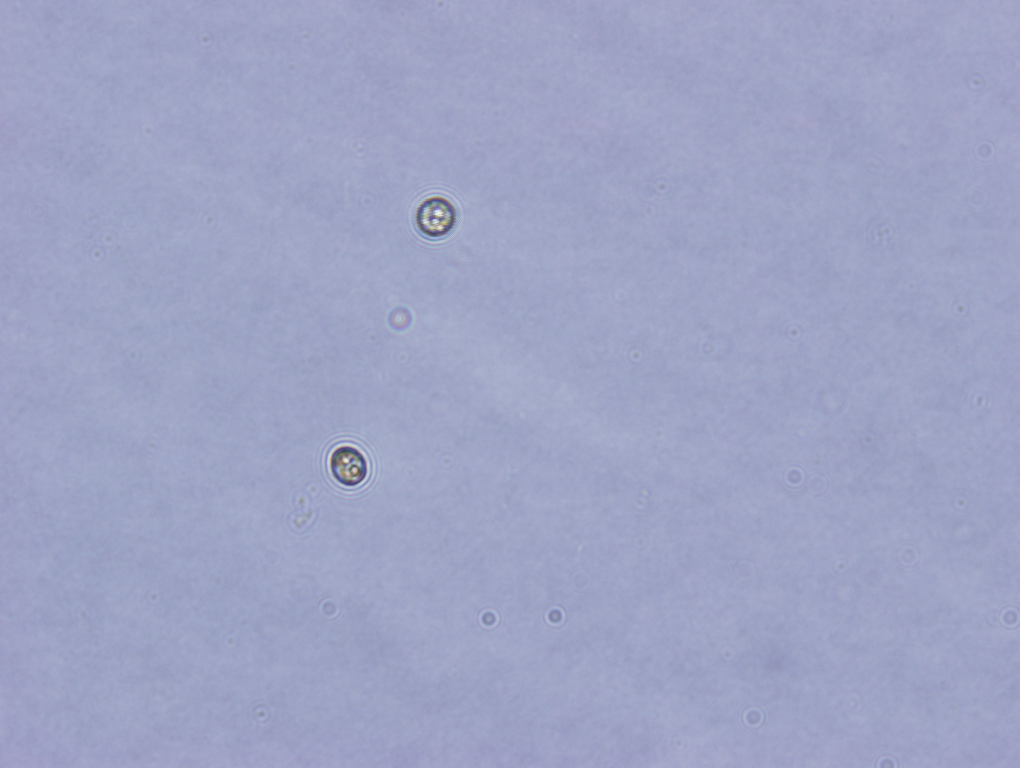
%> input picture DATA/MicroscopicImages/multiple/01-m.jpg, 2040 x 1536 px (shown at 1/2 size)
$ octave --eval "result = kittlerMet(imread('../DATA/MicroscopicImages/multiple/01-m.jpg'));"   (GNU Octave 9; MATLAB toolbox functions it lacks are replaced by stand-ins)
%> lines starting %> are read from the running program, lines starting %| are printed output that depends on the picture; in (x1, y1, x2, y2) boxes, pixels count from 0 and x2, y2 are one past the last pixel; in counts of white or black regions, pixels touching at a corner belong together; the program's own positions count from 1
function imagBW = kittlerMet(imag)
% KITTLERMET binarizes a gray scale image 'imag' into a binary image
% Input:
%   imag: the gray scale image, with black foreground(0), and white
%   background(255).
% Output:
%   imagBW: the binary image of the gray scale image 'imag', with kittler's
%   minimum error thresholding algorithm.

% Reference:
%   J. Kittler and J. Illingworth. Minimum Error Thresholding. Pattern
%   Recognition. 1986. 19(1):41-47

MAXD = 100000;
imag = imag(:,:,1);
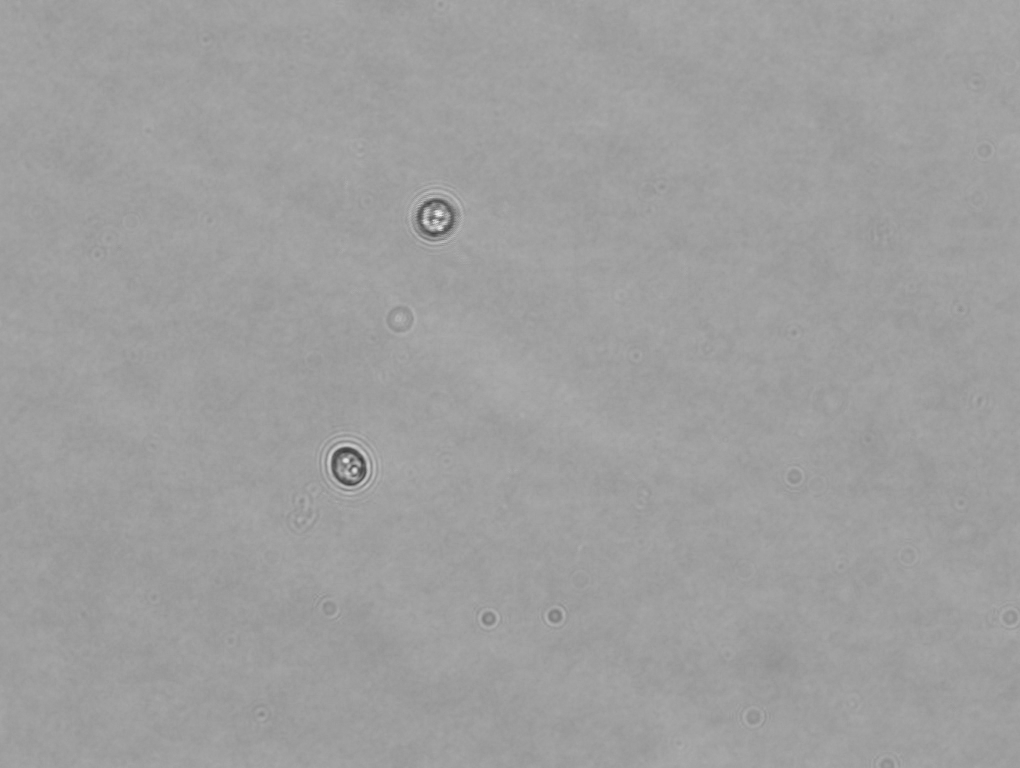
%> imag: size 1536x2040 uint8 (shown at 1/2 size); min 54, max 255, mean 158.3
[counts, x] = imhist(imag);  % counts are the histogram. x is the intensity level.
%> counts = 256 values, max 436175 at index 160, min 0 at index 1, mean 12240; x = 256 values from 0 to 255
GradeI = length(x);   % the resolusion of the intensity. i.e. 256 for uint8.
%> GradeI = 256
J_t = zeros(GradeI, 1);  % criterion function
prob = counts ./ sum(counts);  % Probability distribution
%> prob = 256 values, max 0.139 at index 160, min 0 at index 1, mean 0.00391
meanT = x' * prob;  % Total mean level of the picture
%> meanT = 158.3
% Initialization
w0 = prob(1);   % Probability of the first class
%> w0 = 0
miuK = 0;   % First-order cumulative moments of the histogram up to the kth level.
J_t(1) = MAXD;
n = GradeI-1;
%> n = 255
for i = 1 : n
    w0 = w0 + prob(i+1);
    miuK = miuK + i * prob(i+1);  % first-order cumulative moment
    if (w0 == 0) || (w0 == 1)
        J_t(i+1) = MAXD;    % T = i
    else
        miu1 = miuK / w0;
        miu2 = (meanT-miuK) / (1-w0);
        var1 = (((0 : i)'-miu1).^2)' * prob(1 : i+1);
        var1 = var1 / w0;  % variance
        var2 = (((i+1 : n)'-miu2).^2)' * prob(i+2 : n+1);
        var2 = var2 / (1-w0);
        if var1 > 0 && var2 > 0   % in case of var1=0 or var2 =0
            J_t(i+1) = 1+w0 * log(var1)+(1-w0) * log(var2)-2*w0*log(w0)-2*(1-w0)*log(1-w0);
        else
            J_t(i+1) = MAXD;
        end
    end
end
%> this loop made 255 passes
%> (w0, miuK, miu1, var1, var2) on passes 54 to 60: (3.19e-07, 1.72e-05, 54, 0, 16.84), (3.19e-07, 1.72e-05, 54, 0, 16.84), (6.38e-07, 3.51e-05, 55, 1, 16.84), (1.6e-06, 8.97e-05, 56.2, 1.36, 16.83), (4.47e-06, 0.000256, 57.36, 1.23, 16.8), (5.74e-06, 0.000332, 57.72, 1.42, 16.79), (9.26e-06, 0.000542, 58.59, 2.1, 16.75)
%> (w0, miuK) on passes 1 to 6: (0, 0), (0, 0), (0, 0), (0, 0), (0, 0), (0, 0)
%> after the loop, J_t = 256 values, max 100000 at index 1, min 3.35 at index 146, mean 22268.5; miu1 = 158.3; miu2 = 0; miuK = 158.3; var1 = 16.85; var2 = 0; w0 = 1
minJ = min(J_t);
%> minJ = 3.35
index = find(J_t == minJ);
%> index = 146
th = mean(index);
%> th = 146
th = (th-1)/n;
%> th = 0.569
imagBW = im2bw(imag, th);
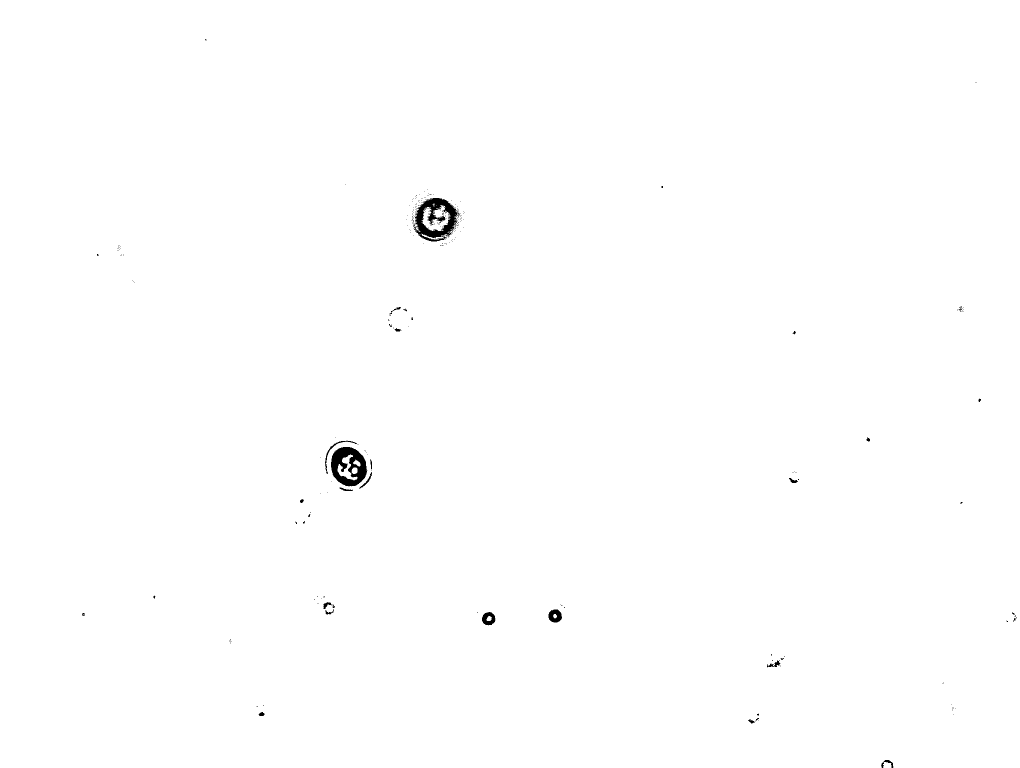
%> imagBW: size 1536x2040 logical (shown at 1/2 size); 99.7% white; 286 black regions (262 under 20 px), largest, box (x1, y1, x2, y2) and area: (826, 396, 921, 483) 3858, (662, 894, 735, 973) 3420, (1097, 1219, 1124, 1245) 508

$ run again, on DATA/MicroscopicImages/multiple/02-m.jpg
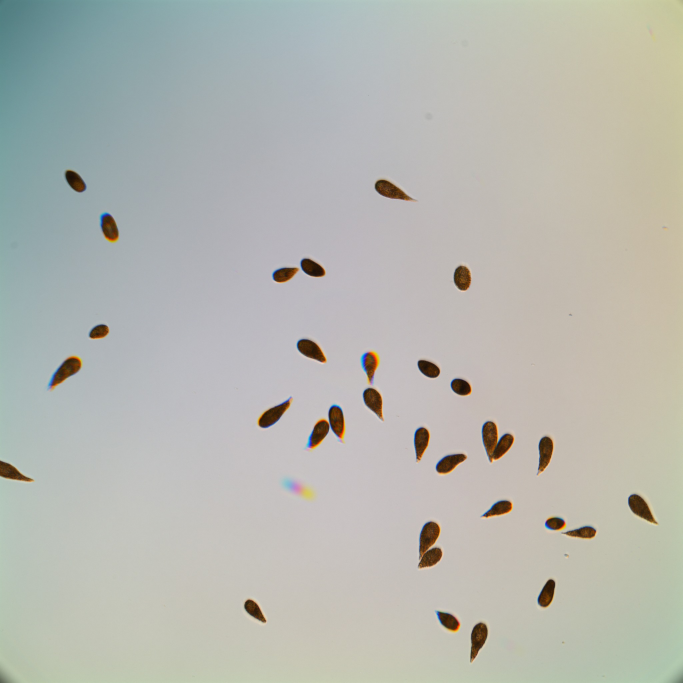
%> input picture DATA/MicroscopicImages/multiple/02-m.jpg, 2048 x 2048 px (shown at 1/3 size)
%> in kittlerMet, `imag = imag(:,:,1);`:
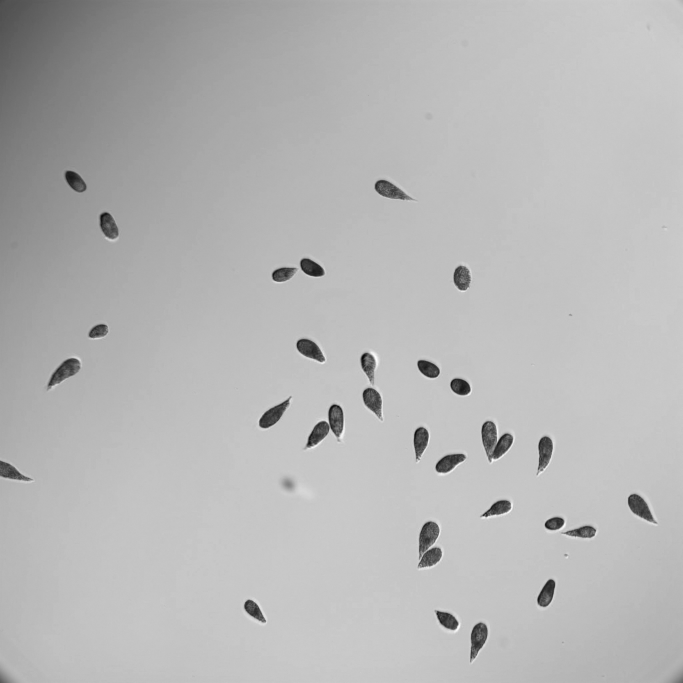
%> imag: size 2048x2048 uint8 (shown at 1/3 size); min 0, max 255, mean 182.4
%> counts = 256 values, max 328967 at index 199, min 2 at index 2, mean 16384; x = 256 values from 0 to 255
%> prob = 256 values, max 0.0784 at index 199, min 4.77e-07 at index 2, mean 0.00391
%> meanT = 182.4
%> in kittlerMet, `w0 = prob(1);`: w0 = 2.15e-06
%> the loop in kittlerMet, `for i = 1 : n` made 255 passes
%> (w0, miuK, miu1, miu2, var1, var2) on passes 1 to 8: (2.62e-06, 4.77e-07, 0.182, 182.4, 0.149, 636.8), (3.1e-06, 1.43e-06, 0.462, 182.4, 0.556, 636.8), (3.58e-06, 2.86e-06, 0.8, 182.4, 1.23, 636.8), (6.2e-06, 1.34e-05, 2.15, 182.4, 3.21, 636.7), (8.11e-06, 2.29e-05, 2.82, 182.4, 3.91, 636.7), (1.12e-05, 4.15e-05, 3.7, 182.4, 4.85, 636.6), (1.29e-05, 5.32e-05, 4.13, 182.4, 5.45, 636.5), (1.57e-05, 7.61e-05, 4.83, 182.4, 6.68, 636.4)
%> after the loop in kittlerMet, `for i = 1 : n`: J_t = 256 values, max 100000 at index 1, min 6.51 at index 176, mean 1179; miu1 = 182.4; miu2 = 255; miuK = 182.4; var1 = 636.9; var2 = 0; w0 = 1
%> minJ = 6.51
%> index = 176
%> in kittlerMet, `th = (th-1)/n;`: th = 0.686
%> in kittlerMet, `imagBW = im2bw(imag, th);`:
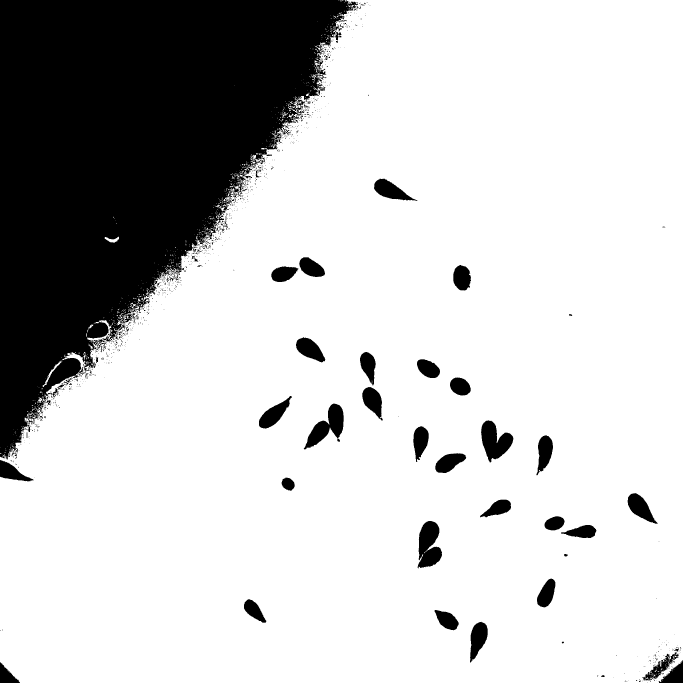
%> imagBW: size 2048x2048 logical (shown at 1/3 size); 78.4% white; 1116 black regions (1024 under 20 px), largest, box (x1, y1, x2, y2) and area: (0, 0, 1074, 1378) 802165, (1253, 1563, 1326, 1705) 7212, (911, 1211, 1031, 1348) 7050

$ run again, on DATA/MicroscopicImages/multiple/03-m.jpg
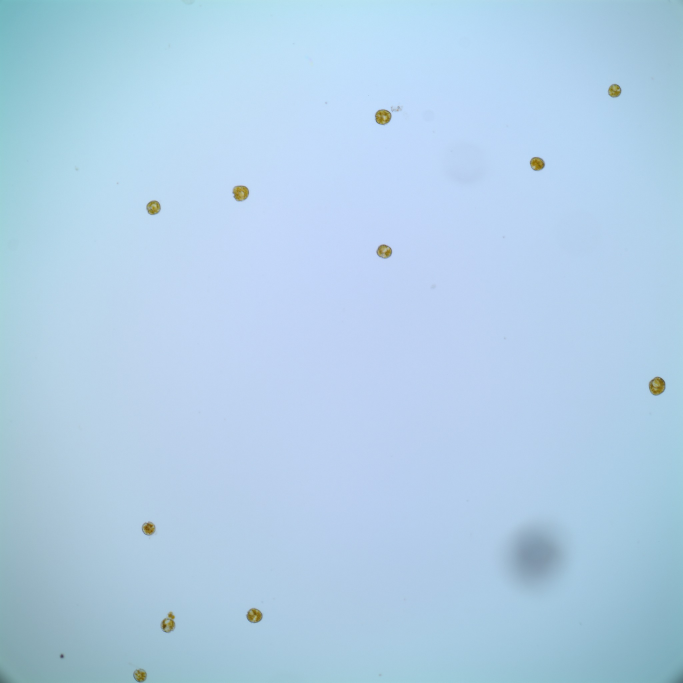
%> input picture DATA/MicroscopicImages/multiple/03-m.jpg, 2048 x 2048 px (shown at 1/3 size)
%> in kittlerMet, `imag = imag(:,:,1);`:
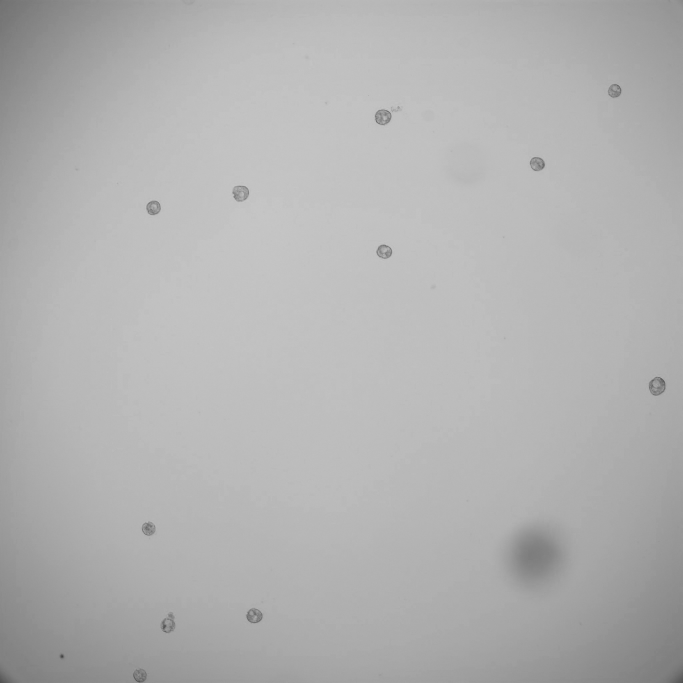
%> imag: size 2048x2048 uint8 (shown at 1/3 size); min 62, max 204, mean 177.8
%> counts = 256 values, max 185781 at index 190, min 0 at index 1, mean 16384; x = 256 values from 0 to 255
%> prob = 256 values, max 0.0443 at index 190, min 0 at index 1, mean 0.00391
%> meanT = 177.8
%> in kittlerMet, `w0 = prob(1);`: w0 = 0
%> after the loop in kittlerMet, `for i = 1 : n`: J_t = 256 values, max 100000 at index 1, min 6.21 at index 167, mean 45706.6; miu1 = 177.8; miu2 = 204; miuK = 177.8; var1 = 219.3; var2 = 0; w0 = 1
%> minJ = 6.21
%> index = 167
%> in kittlerMet, `th = (th-1)/n;`: th = 0.651
%> in kittlerMet, `imagBW = im2bw(imag, th);`:
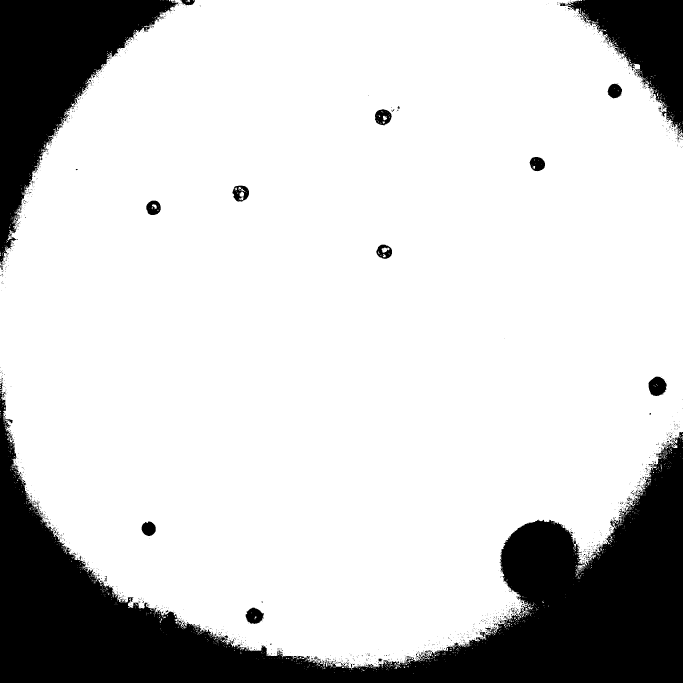
%> imagBW: size 2048x2048 logical (shown at 1/3 size); 80.8% white; 1476 black regions (1414 under 20 px), largest, box (x1, y1, x2, y2) and area: (0, 1168, 2048, 2048) 563644, (0, 0, 535, 794) 158600, (1680, 0, 2048, 408) 63165

$ run again, on DATA/MicroscopicImages/multiple/04-m.jpg
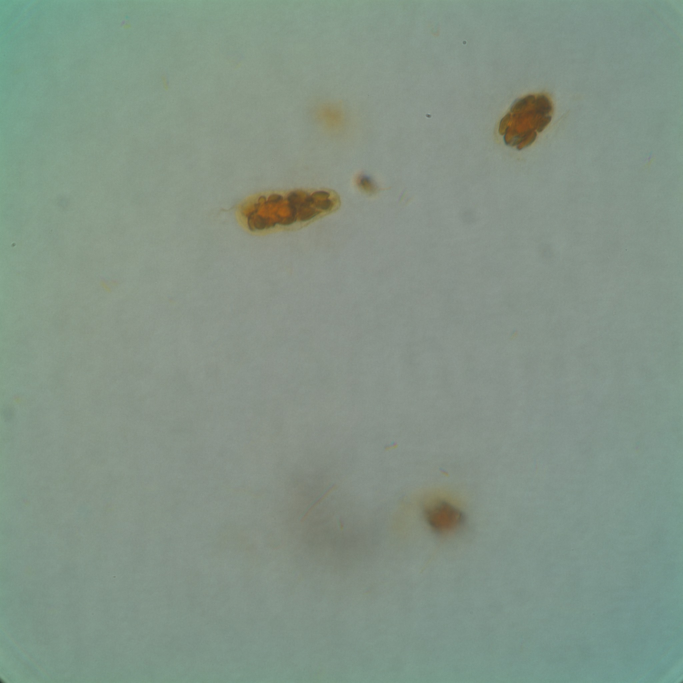
%> input picture DATA/MicroscopicImages/multiple/04-m.jpg, 2048 x 2048 px (shown at 1/3 size)
%> in kittlerMet, `imag = imag(:,:,1);`:
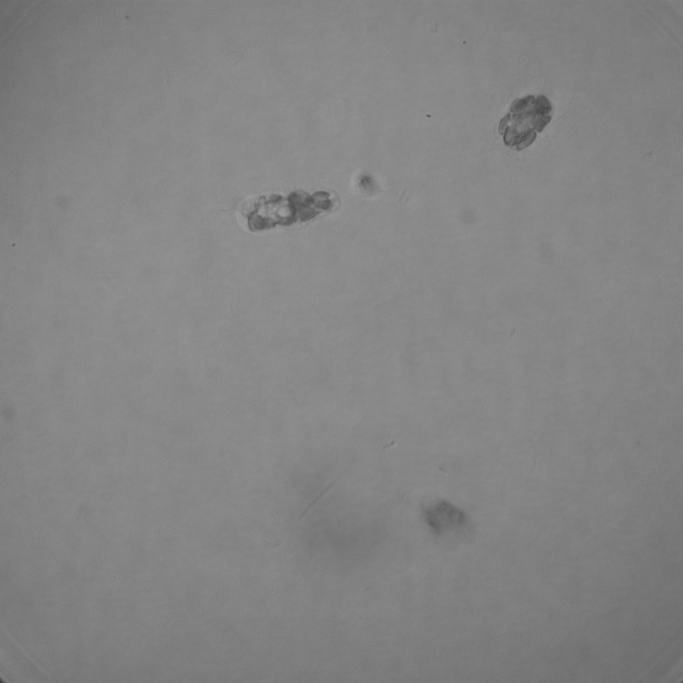
%> imag: size 2048x2048 uint8 (shown at 1/3 size); min 35, max 159, mean 131.9
%> counts = 256 values, max 307213 at index 137, min 0 at index 1, mean 16384; x = 256 values from 0 to 255
%> prob = 256 values, max 0.0732 at index 137, min 0 at index 1, mean 0.00391
%> meanT = 131.9
%> in kittlerMet, `w0 = prob(1);`: w0 = 0
%> the loop in kittlerMet, `for i = 1 : n` made 255 passes
%> (w0, miuK, miu1, var1, var2) on passes 35 to 42: (2.38e-07, 8.34e-06, 35, 0, 48.35), (2.38e-07, 8.34e-06, 35, 0, 48.35), (2.38e-07, 8.34e-06, 35, 0, 48.35), (2.38e-07, 8.34e-06, 35, 0, 48.35), (2.38e-07, 8.34e-06, 35, 0, 48.35), (7.15e-07, 2.74e-05, 38.33, 5.56, 48.34), (7.15e-07, 2.74e-05, 38.33, 5.56, 48.34), (7.15e-07, 2.74e-05, 38.33, 5.56, 48.34)
%> after the loop in kittlerMet, `for i = 1 : n`: J_t = 256 values, max 100000 at index 1, min 4.77 at index 116, mean 53908.5; miu1 = 131.9; miu2 = 159; miuK = 131.9; var1 = 48.35; var2 = 0; w0 = 1
%> minJ = 4.77
%> index = 116
%> in kittlerMet, `th = (th-1)/n;`: th = 0.451
%> in kittlerMet, `imagBW = im2bw(imag, th);`:
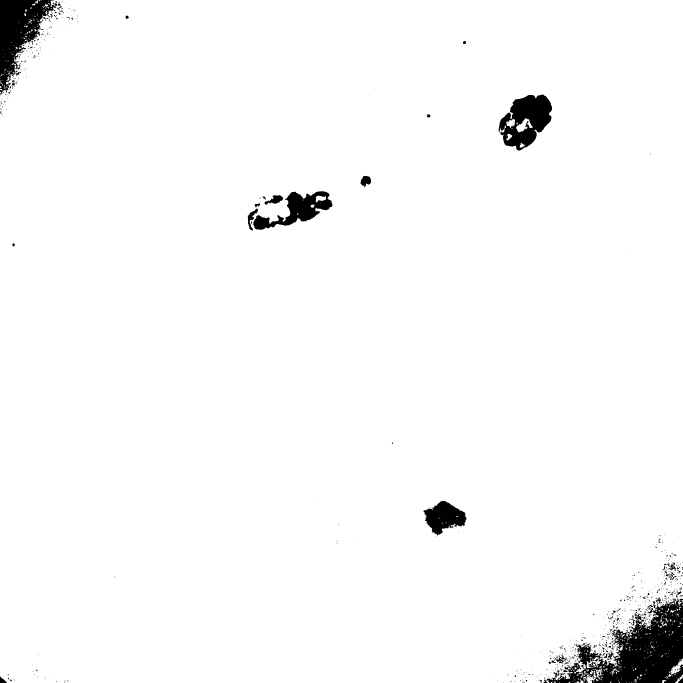
%> imagBW: size 2048x2048 logical (shown at 1/3 size); 97.4% white; 826 black regions (747 under 20 px), largest, box (x1, y1, x2, y2) and area: (1641, 1795, 2048, 2048) 45206, (0, 0, 182, 284) 22138, (1496, 284, 1656, 452) 15785
